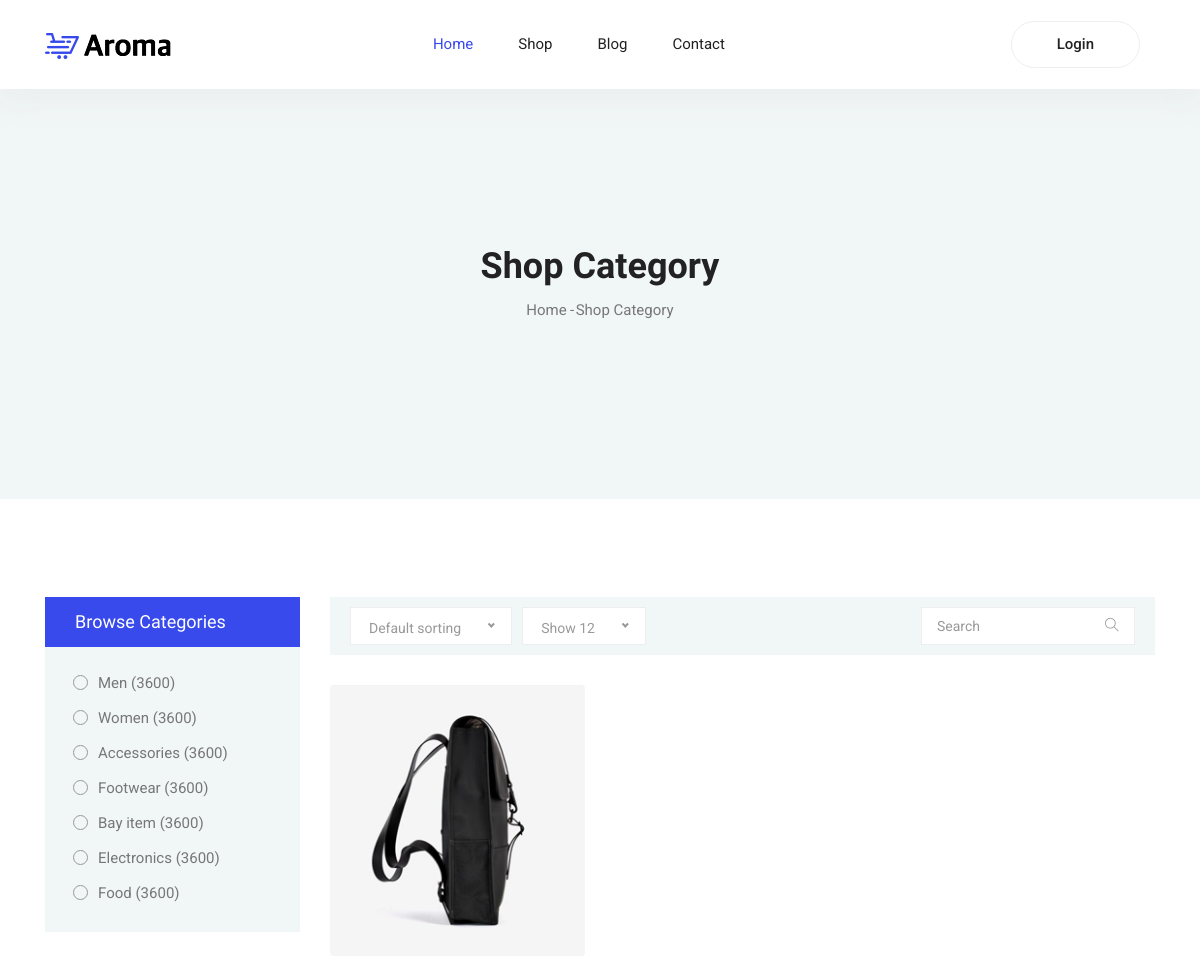
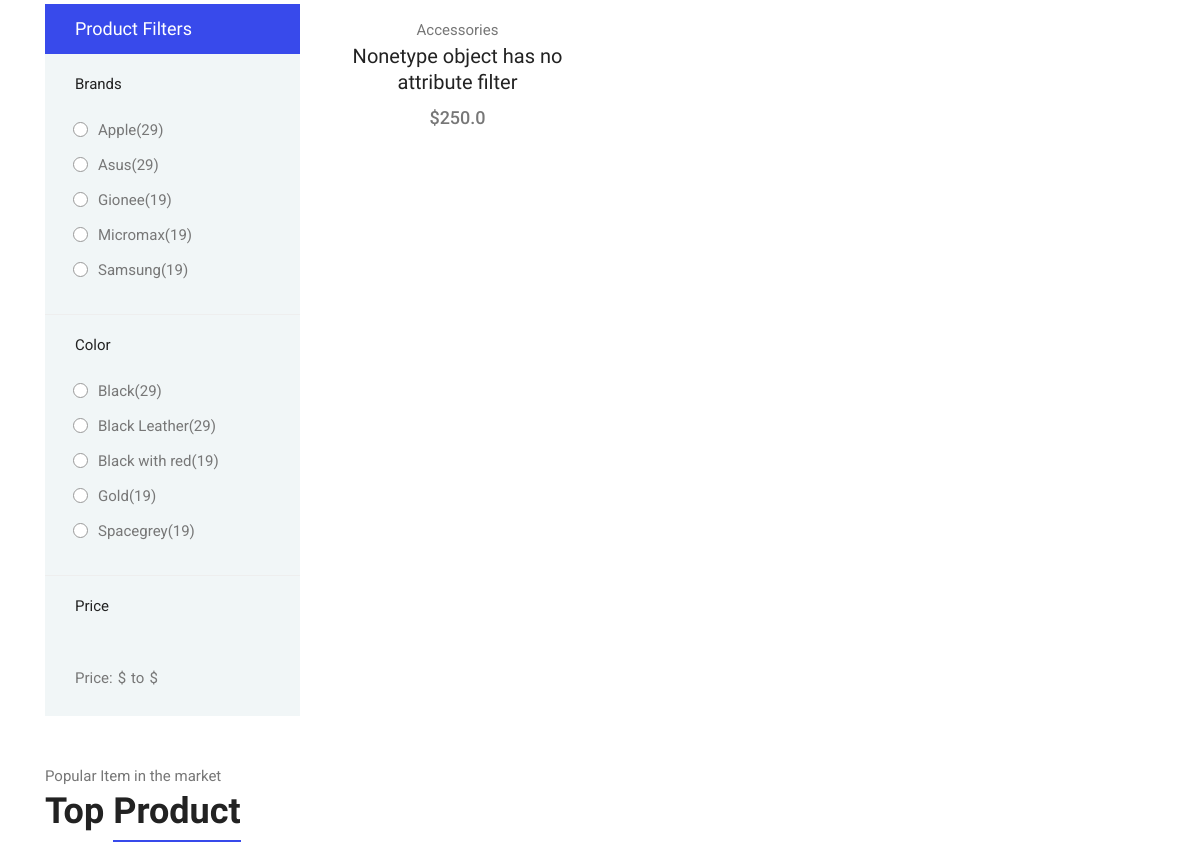
The app's page /shop/ (upper part), older data (2 pictures, top to bottom).
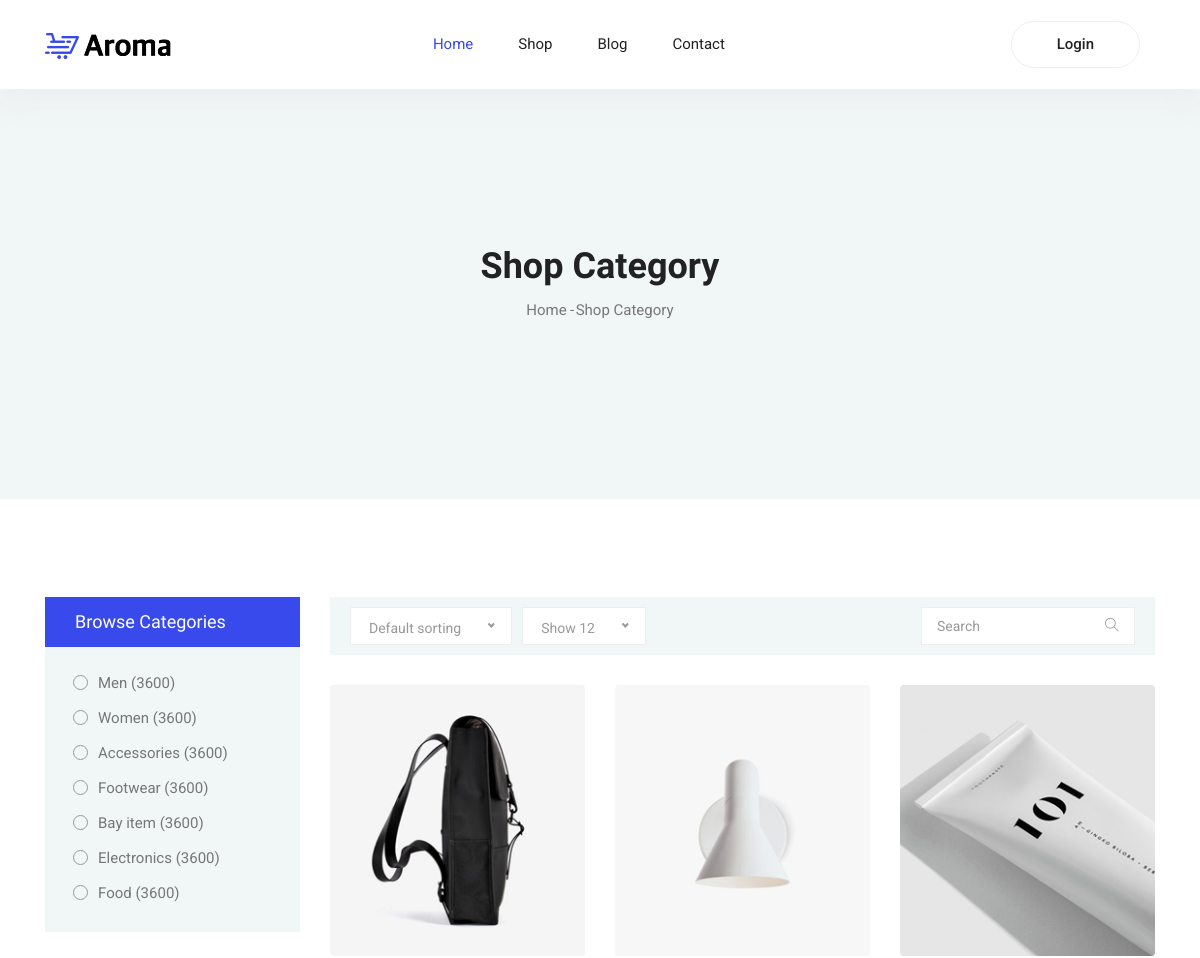
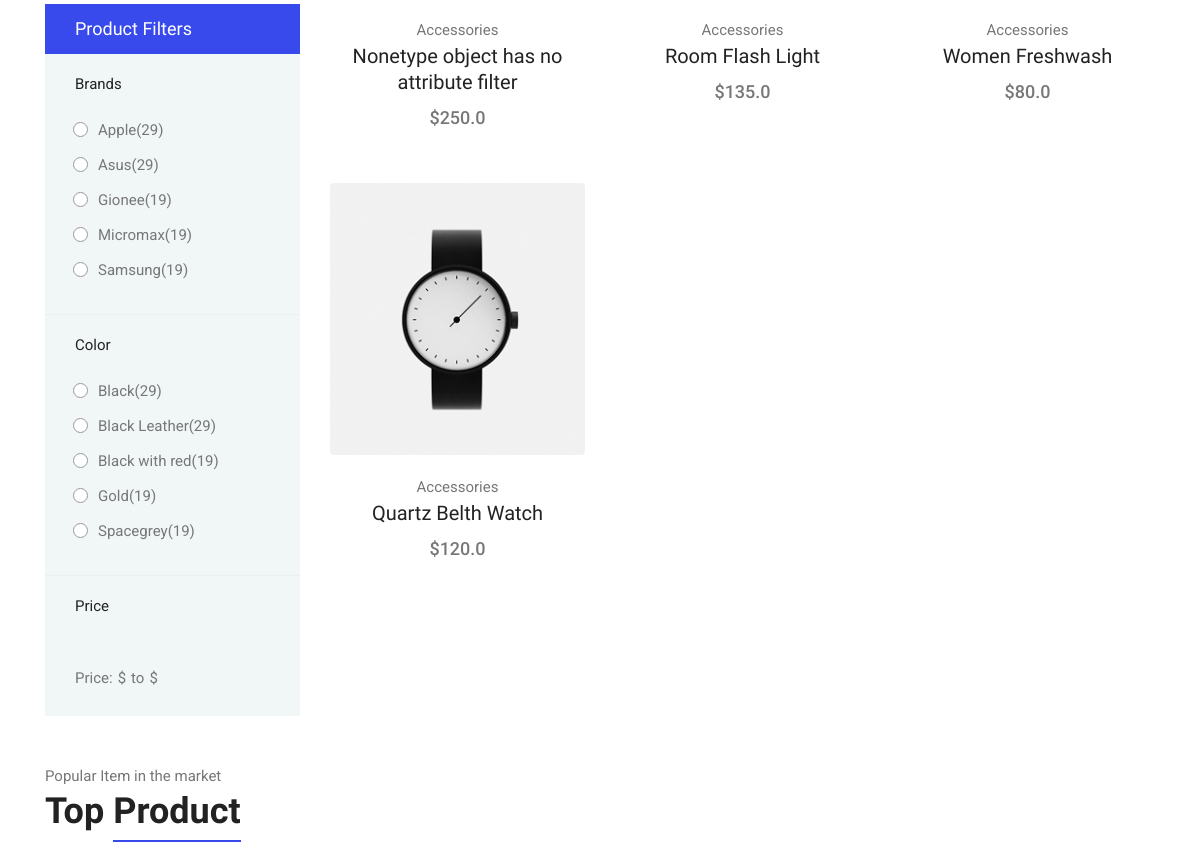
The same page, newer data (2 pictures, top to bottom).
### store/models.py (models this page shows, shortened)
class Item(models.Model):
    title = models.CharField(max_length=150)
    slug = models.SlugField()
    price = models.FloatField()
    mojodi = models.BooleanField(default=True)
    image = models.ImageField(upload_to='Product Image', blank=True, null=True)
    text = models.TextField()
    description = models.TextField()
    active = models.BooleanField(default=False)
    def get_single_product_url(self):
        return reverse('store:single-product', kwargs={
            'slug':self.slug,
            'pk':self.id
        })

### store/views.py (the view)
# urls.py: path('shop/', views.ShopView.as_view(), name='shop'),
class ShopView(View):
    def get(self, request):
        items = Product.objects.filter(active=True)
        c = {
            'details': None,
            'items': items
        }
        open_order: Order = Order.objects.filter(owner_id=request.user.id, is_paid=False).first()
        if open_order is not None:
            c['details'] = open_order.orderdetail_set.all()
        return render(request, 'shop.html', c)

### store/templates/shop.html (shortened to what the changed rows need)
{% extends 'base.html' %}
{% load static %}
{% block body %}
	<section class="blog-banner-area" id="category">
		<div class="container h-100">
			<div class="blog-banner">
				<div class="text-center">
					<h1>Shop Category</h1>
				</div>
			</div>
    </div>
	</section>
  <section class="section-margin--small mb-5">
    <div class="container">
      <div class="row">
        <div class="col-xl-9 col-lg-8 col-md-7">
          <section class="lattest-product-area pb-40 category-list">
            <div class="row">
              {% for item in items %}
                <div class="col-md-6 col-lg-4">
                  <div class="card text-center card-product">
                    <div class="card-product__img">
                      <img class="card-img" src="{{ item.image.url }}" alt="">
                    </div>
                    <div class="card-body">
                      <p>Accessories</p>
                      <h4 class="card-product__title"><a href="{{ item.get_single_product_url }}">{{ item.title }}</a></h4>
                      <p class="card-product__price">${{ item.price }}</p>
                    </div>
                  </div>
                </div>
              {% endfor %}
            </div>
          </section>
        </div>
      </div>
    </div>
  </section>
	<section class="related-product-area">
		<div class="container">
			<div class="section-intro pb-60px">
        <h2>Top <span class="section-intro__style">Product</span></h2>
      </div>
		</div>
	</section>
{% endblock %}

Row changes from the older to the newer data that the page shows:
added Item: image (picture), title "Room Flash Light", price "135.0"
added Item: image (picture), title "Women Freshwash", price "80.0"
added Item: image (picture), title "Quartz Belth Watch", price "120.0"
